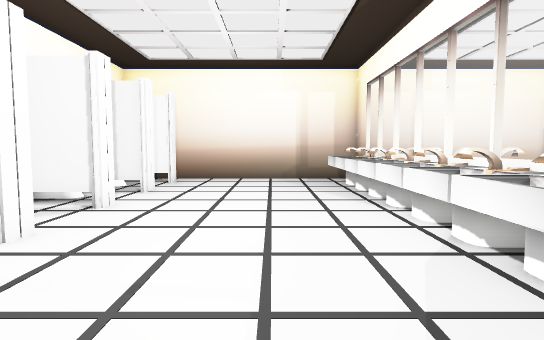
View 1 (above)

13 first-person views from a walk through a 3-D level made in the Godot game engine. The camera is 1.5 m above the floor, tilts 4° down and sees 80° across. The floor is counted in squares, 1 m on a side. Each view is taken from the middle of a square. On the plan, view 1 faces up. The plan holds only what a view shows up to about 15 squares ahead; the rest is blank. The place goes on beyond the plan. Door leaves are left out where a doorway can be walked through.

View 2
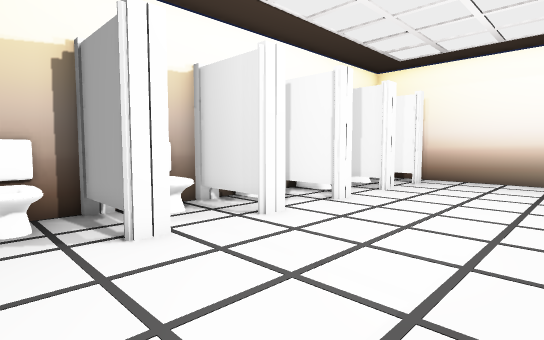

View 3
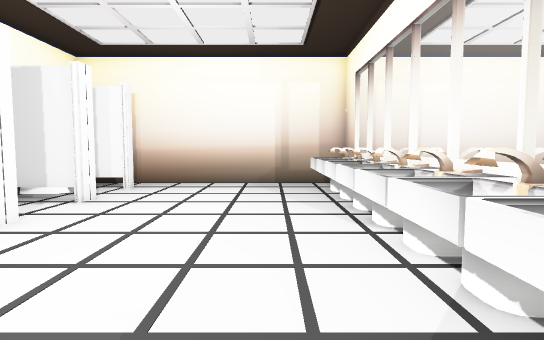

View 4
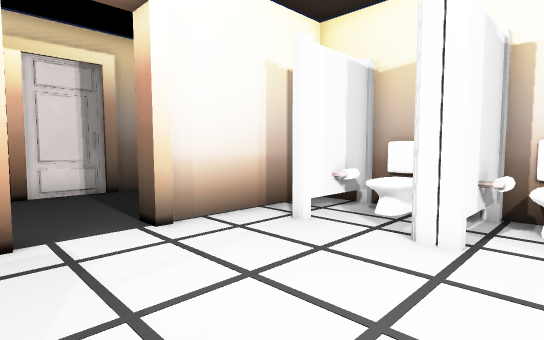

View 5
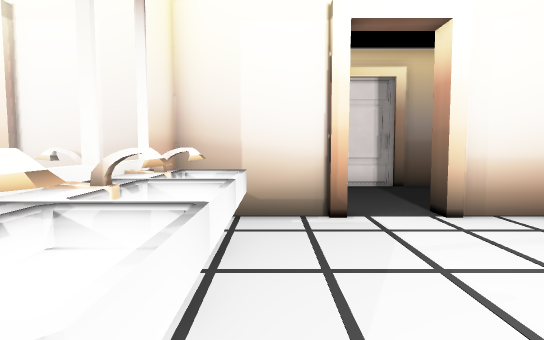

View 6
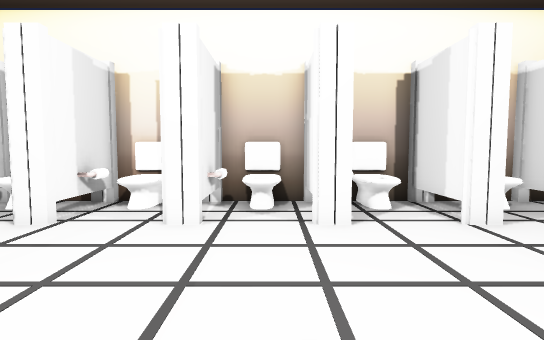

View 7
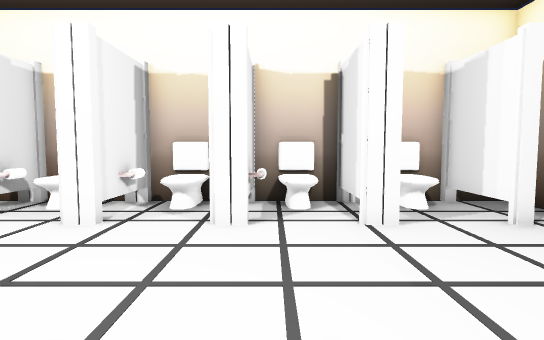

View 8
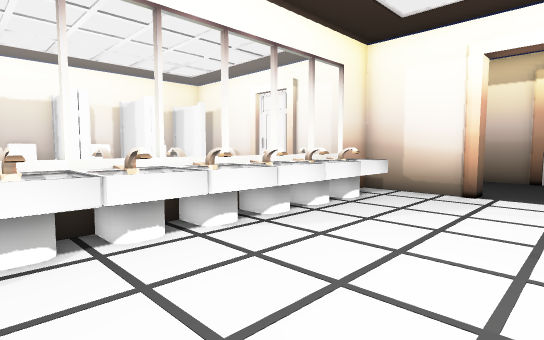

View 9
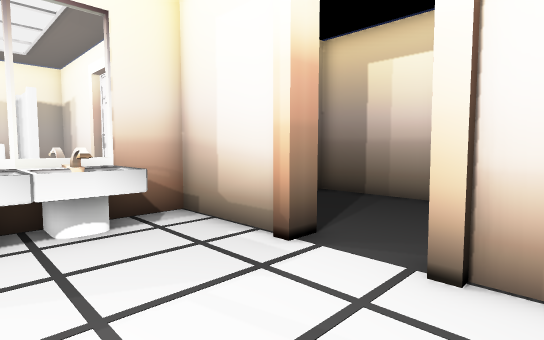

View 10
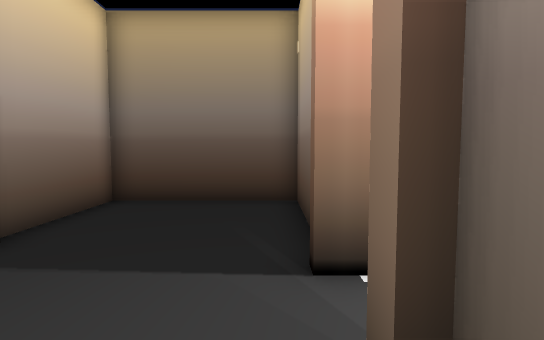

View 11
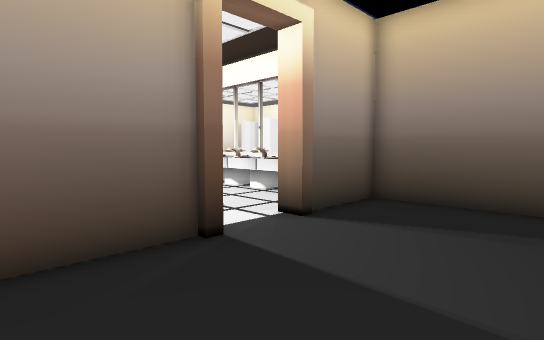

View 12
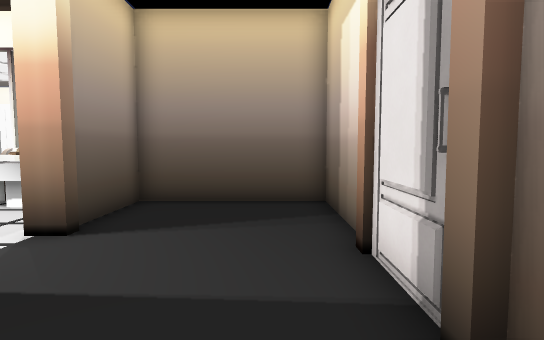

View 13
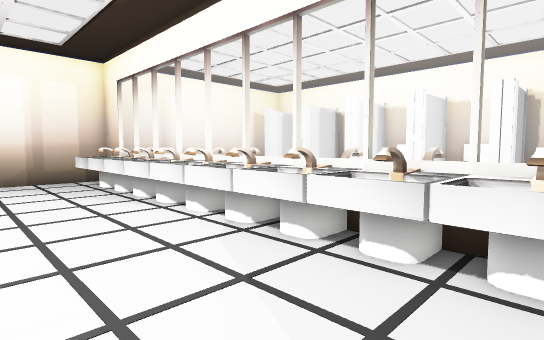

### Floor plan
Key: @ floor where view 1 was taken; # wall or solid block; . floor; D door; = window, fence, low wall or low ledge; ^ raised ledge.
Columns run from 7 left of view 1 to 6 right of it. Each row starts with its distance up from view 1.
 16 ##############
 15 #..........#
 14 ####......^^
 13 #^.D......^^^
 12 #=.D......^^^
 11 ####......^^
 10 #^.D......^^^
  9 #^.D......^^
  8 ####......^^^
  7 #^.D......^^^
  6 #^.D......^^
  5 ###D......^^^
  4 #^.D......^^^
  3 #^.D......^^
  2 ###D......^^^
  1 #^.D......^^
  0 ###D...@..^^^
 -1 #..........#
 -2 ######DD######
 -3 #..........#
 -4 #..........#
 -5 #..........#
 -6 #..........#
 -7 #....DD....#
 -8 #####DD#####

Where each view was taken, in squares from view 1:
view 1: 0 up, 0 right, facing up
view 2: 0 up, 1 right, facing up-left
view 3: 2 up, 1 right, facing up
view 4: 4 up, 1 right, facing down-left
view 5: 5 up, 2 right, facing down
view 6: 7 up, 2 right, facing left
view 7: 9 up, 2 right, facing left
view 8: 9 up, 2 left, facing down-right
view 9: 2 up, 3 left, facing down-right
view 10: 3 down, 2 right, facing left
view 11: 7 down, 5 left, facing up-right
view 12: 6 down, 5 left, facing right
view 13: 0 up, 1 left, facing up-right
